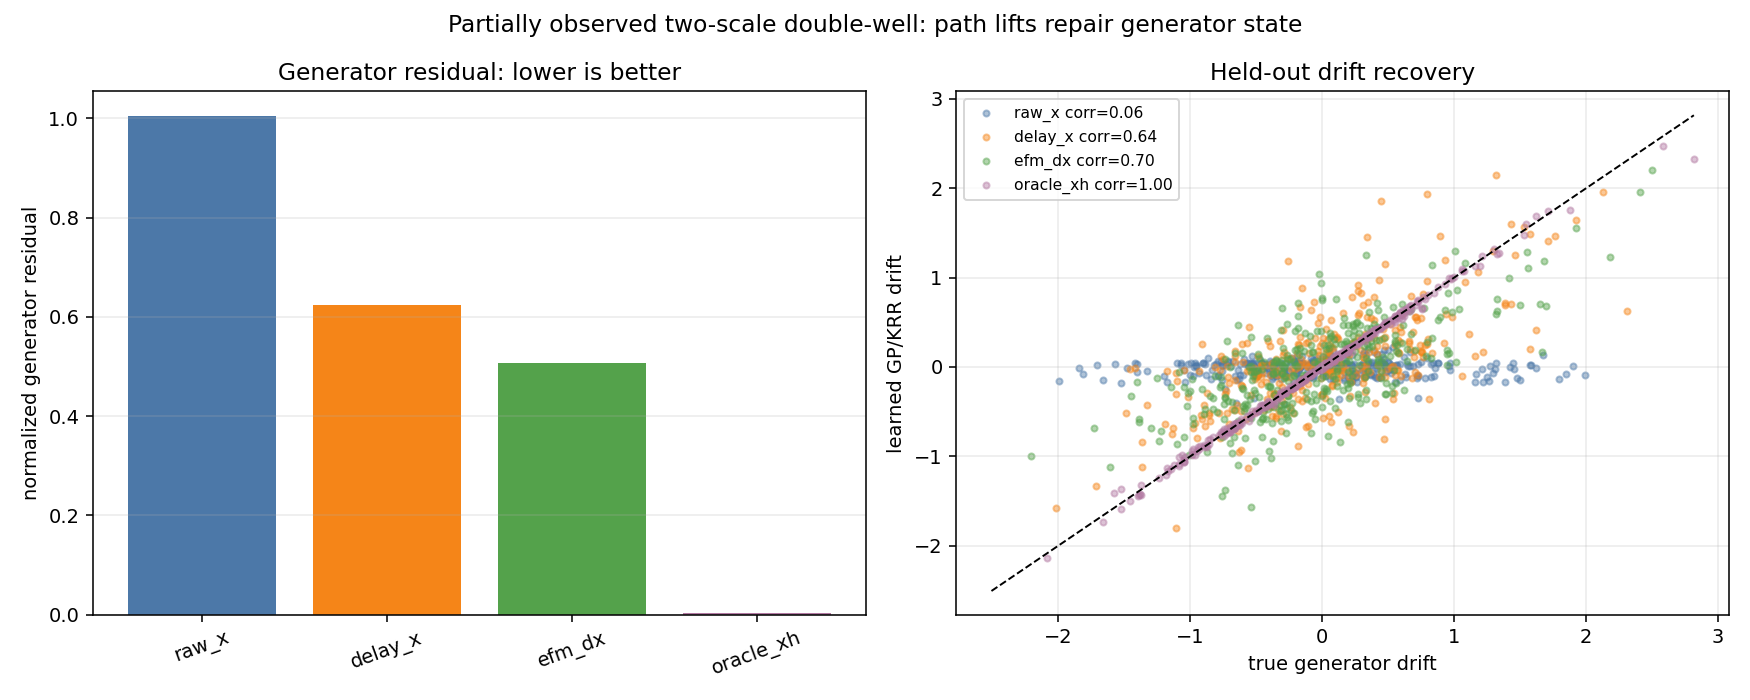

This chart was generated by the following Python code:
r"""
Science-focused POC: RKHS generator learning under partial observation.

Benchmark
---------
We observe only X_t from a two-scale double-well system:

    dX_t = (X_t - X_t^3 + beta H_t) dt + sigma_X dW_X,
    dH_t = -kappa_H H_t dt + sigma_H dW_H.

The hidden OU factor H_t makes the observed coordinate non-Markovian.  The
POC compares generator drift learning on several states:

    raw_x      : X_t only
    delay_x    : X_t plus delayed finite-difference summaries
    efm_dx     : X_t plus fading-memory transforms of dX_t
    oracle_xh  : X_t and hidden H_t

The GP/KRR head is intentionally reused from the finance residual-control
tooling (`src.control.kernel_residual_control`).  The fading-memory lift is
reused from `src.control.state_transform`.

Outputs
-------
Printed diagnostics:
    - held-out generator residual against the true drift,
    - held-out drift correlation,
    - drift recovery when the same head is trained on noisy increments,
    - hidden-factor recoverability from the representation,
    - linear Koopman implied timescales of each representation.

Saved figure:
    experiments/science_poc/two_scale_generator_poc.png
"""

from __future__ import annotations

import os
import sys
from dataclasses import dataclass
from typing import Dict, List, Sequence, Tuple

import numpy as np
import iisignature

try:
    import signatory
    import torch
except ImportError:  # pragma: no cover - exercised only outside project env
    signatory = None
    torch = None

HERE = os.path.dirname(os.path.abspath(__file__))
REPO_ROOT = os.path.abspath(os.path.join(HERE, os.pardir, os.pardir))
if REPO_ROOT not in sys.path:
    sys.path.insert(0, REPO_ROOT)

from experiments.science_poc.envs.two_scale_double_well import (
    TwoScaleDoubleWellConfig,
    simulate_two_scale_double_well,
)
from examples.proof_of_concept.signature_features import RecurrentLeadLagLogSigMap
from src.control.kernel_residual_control import (
    GPResidualModel,
    RBFKernel,
    median_heuristic_length_scale,
)
from src.control.state_transform import EFMLevel1


@dataclass(frozen=True)
class FeatureScaler:
    """Standardize feature columns using training statistics."""

    mean: np.ndarray
    scale: np.ndarray

    @staticmethod
    def fit(X: np.ndarray) -> "FeatureScaler":
        mean = np.mean(X, axis=0)
        scale = np.std(X, axis=0, ddof=1)
        scale = np.where(scale > 1e-10, scale, 1.0)
        return FeatureScaler(mean=mean, scale=scale)

    def transform(self, X: np.ndarray) -> np.ndarray:
        return (np.asarray(X, dtype=float) - self.mean) / self.scale


@dataclass
class Representation:
    """Flattened representation and aligned targets."""

    name: str
    Z: np.ndarray
    Z_next: np.ndarray
    drift_true: np.ndarray
    dX_over_dt: np.ndarray
    H: np.ndarray


@dataclass
class FitResult:
    name: str
    dim: int
    drift_rmse: float
    drift_nrmse: float
    drift_corr: float
    generator_residual: float
    noisy_fit_corr: float
    noisy_fit_residual: float
    hidden_corr: float
    hidden_rmse: float
    top_timescales: List[float]
    y_true: np.ndarray
    y_pred: np.ndarray


def _flatten_time_major(arr: np.ndarray) -> np.ndarray:
    return np.asarray(arr).reshape(-1)


def _build_delay_features(
    X: np.ndarray,
    dX: np.ndarray,
    config: TwoScaleDoubleWellConfig,
    lag_steps: int,
) -> Tuple[np.ndarray, np.ndarray]:
    """Feature [X_t, trailing slope over lag, previous trailing slope]."""

    n_paths, n_steps = X.shape
    Z = np.zeros((n_paths, n_steps, 3), dtype=float)
    csum = np.cumsum(dX, axis=1)
    for t in range(n_steps):
        t0 = max(0, t - lag_steps)
        t1 = max(0, t - 2 * lag_steps)
        recent = csum[:, t - 1] - (csum[:, t0 - 1] if t0 > 0 else 0.0) if t > 0 else 0.0
        previous = (
            csum[:, t0 - 1] - (csum[:, t1 - 1] if t1 > 0 else 0.0)
            if t0 > 0
            else 0.0
        )
        recent_denom = max((t - t0) * config.dt, config.dt)
        previous_denom = max((t0 - t1) * config.dt, config.dt)
        Z[:, t, 0] = X[:, t]
        Z[:, t, 1] = recent / recent_denom
        Z[:, t, 2] = previous / previous_denom
    return Z[:, :-1, :].reshape(-1, 3), Z[:, 1:, :].reshape(-1, 3)


def _build_delay_coordinate_features(
    X: np.ndarray,
    config: TwoScaleDoubleWellConfig,
    lag_steps: Sequence[int],
) -> Tuple[np.ndarray, np.ndarray]:
    """Standard delay-coordinate baseline [X_t, X_{t-lag_1}, ...]."""

    n_paths, n_steps = X.shape
    dim = 1 + len(lag_steps)
    Z = np.zeros((n_paths, n_steps, dim), dtype=float)
    for t in range(n_steps):
        Z[:, t, 0] = X[:, t]
        for j, lag in enumerate(lag_steps, start=1):
            Z[:, t, j] = X[:, max(0, t - int(lag))]
    return Z[:, :-1, :].reshape(-1, dim), Z[:, 1:, :].reshape(-1, dim)


def _level2_bracket(a: np.ndarray, b: np.ndarray) -> np.ndarray:
    """Antisymmetric level-2 bracket for vectors in lead-lag space."""

    d = a.size
    out = np.zeros(d * (d - 1) // 2, dtype=float)
    idx = 0
    for i in range(d):
        for j in range(i + 1, d):
            out[idx] = a[i] * b[j] - a[j] * b[i]
            idx += 1
    return out


def _leadlag_window_from_snapshots(
    l1_past: np.ndarray,
    l2_past: np.ndarray,
    l1_now: np.ndarray,
    l2_now: np.ndarray,
) -> Tuple[np.ndarray, np.ndarray]:
    r"""Recover a level-2 log-signature window by Chen/BCH inversion."""

    l1_win = l1_now - l1_past
    l2_win = l2_now - l2_past - 0.5 * _level2_bracket(l1_past, l1_win)
    return l1_win, l2_win


def _build_leadlag_signature_features(
    X: np.ndarray,
    dX: np.ndarray,
    config: TwoScaleDoubleWellConfig,
    window_steps: Sequence[int],
) -> Tuple[np.ndarray, np.ndarray]:
    r"""Rolling lead-lag level-2 log-signatures of observed increments.

    Input stream is `(dt, dX_t)`.  Feature at time `t` uses only increments
    before `dX_t`, so it can fairly predict the next observed increment.
    """

    n_paths, n_steps = X.shape
    sig = RecurrentLeadLagLogSigMap(state_dim=2, level=2, forgetting_factor=1.0)
    dim_l1 = sig.dim_l1
    dim_l2 = sig.dim_l2
    per_window_dim = dim_l1 + dim_l2
    # First column is always current X_t because the fair benchmark uses it
    # for transition diagnostics.  Each window then adds its initial endpoint
    # X_{t-m} plus the lead-lag log-signature over that window.
    feat_dim = 1 + len(window_steps) * (1 + per_window_dim)
    Z = np.zeros((n_paths, n_steps, feat_dim), dtype=float)

    # Pair ordering in 4D lead-lag space for input (time, x):
    # (0,1),(0,2),(0,3),(1,2),(1,3),(2,3).  The observed-increment QV
    # channel is (x_lead, x_lag) = (1,3), index 4.
    qv_idx = 4

    for p in range(n_paths):
        state = RecurrentLeadLagLogSigMap(state_dim=2, level=2, forgetting_factor=1.0)
        l1_snap = np.zeros((n_steps + 1, dim_l1), dtype=float)
        l2_snap = np.zeros((n_steps + 1, dim_l2), dtype=float)
        for t in range(n_steps):
            state.update(np.array([config.dt, float(dX[p, t])]))
            l1_snap[t + 1] = state.l1
            l2_snap[t + 1] = state.l2

        for t in range(n_steps):
            Z[p, t, 0] = X[p, t]
            offset = 1
            for w in window_steps:
                past = max(0, t - int(w))
                l1_win, l2_win = _leadlag_window_from_snapshots(
                    l1_snap[past], l2_snap[past], l1_snap[t], l2_snap[t],
                )
                scale = max(float(t - past) * config.dt, config.dt)
                l1_feat = l1_win / scale
                l2_feat = l2_win / scale
                # Put QV on variance-rate scale: 2*A / elapsed time.
                l2_feat = l2_feat.copy()
                l2_feat[qv_idx] = 2.0 * l2_win[qv_idx] / scale
                block = np.concatenate([l1_feat, l2_feat])
                Z[p, t, offset] = X[p, past]
                Z[p, t, offset + 1: offset + 1 + per_window_dim] = block
                offset += 1 + per_window_dim

    return Z[:, :-1, :].reshape(-1, feat_dim), Z[:, 1:, :].reshape(-1, feat_dim)


def _build_leadlag_signature_summary_features(
    X: np.ndarray,
    dX: np.ndarray,
    config: TwoScaleDoubleWellConfig,
    window_steps: Sequence[int],
) -> Tuple[np.ndarray, np.ndarray]:
    r"""Low-dimensional semantic lead-lag signature features.

    This mirrors the finance filters' successful pattern: use the signature to
    expose stable semantic channels instead of throwing the full coordinate set
    at a small-data regression.  Per window we keep:

    - initial endpoint `X_{t-m}`;
    - displacement rate from level-1 ret lead;
    - QV rate from `2 * A(x_lead, x_lag) / elapsed`.
    """

    n_paths, n_steps = X.shape
    sig = RecurrentLeadLagLogSigMap(state_dim=2, level=2, forgetting_factor=1.0)
    dim_l1 = sig.dim_l1
    dim_l2 = sig.dim_l2
    feat_dim = 1 + len(window_steps) * 3
    qv_idx = 4
    ret_lead_idx = 1
    Z = np.zeros((n_paths, n_steps, feat_dim), dtype=float)

    for p in range(n_paths):
        state = RecurrentLeadLagLogSigMap(state_dim=2, level=2, forgetting_factor=1.0)
        l1_snap = np.zeros((n_steps + 1, dim_l1), dtype=float)
        l2_snap = np.zeros((n_steps + 1, dim_l2), dtype=float)
        for t in range(n_steps):
            state.update(np.array([config.dt, float(dX[p, t])]))
            l1_snap[t + 1] = state.l1
            l2_snap[t + 1] = state.l2

        for t in range(n_steps):
            Z[p, t, 0] = X[p, t]
            offset = 1
            for w in window_steps:
                past = max(0, t - int(w))
                l1_win, l2_win = _leadlag_window_from_snapshots(
                    l1_snap[past], l2_snap[past], l1_snap[t], l2_snap[t],
                )
                scale = max(float(t - past) * config.dt, config.dt)
                Z[p, t, offset] = X[p, past]
                Z[p, t, offset + 1] = l1_win[ret_lead_idx] / scale
                Z[p, t, offset + 2] = 2.0 * l2_win[qv_idx] / scale
                offset += 3

    return Z[:, :-1, :].reshape(-1, feat_dim), Z[:, 1:, :].reshape(-1, feat_dim)


def _build_leadlag_signature_summary_l3_features(
    X: np.ndarray,
    dX: np.ndarray,
    config: TwoScaleDoubleWellConfig,
    window_steps: Sequence[int],
) -> Tuple[np.ndarray, np.ndarray]:
    r"""Anchored semantic level-3 path-summary features.

    This is deliberately not a full level-3 log-signature dump.  It extends
    the compact lead-lag summary with stable third-order channels:

    - cubic variation rate, `sum dX^3 / elapsed`;
    - time-ordered QV slope, showing whether roughness is early or late;
    - displacement-weighted QV, an `integral path_position d[X]`-type
      third-order interaction.
    """

    n_paths, n_steps = X.shape
    per_window_dim = 6
    feat_dim = 1 + len(window_steps) * per_window_dim
    Z = np.zeros((n_paths, n_steps, feat_dim), dtype=float)

    for p in range(n_paths):
        for t in range(n_steps):
            Z[p, t, 0] = X[p, t]
            offset = 1
            for w in window_steps:
                past = max(0, t - int(w))
                dx_win = dX[p, past:t]
                elapsed = max(float(t - past) * config.dt, config.dt)
                if dx_win.size == 0:
                    disp_rate = qv_rate = cubic_rate = qv_slope = disp_qv = 0.0
                else:
                    disp = np.cumsum(dx_win)
                    disp_prev = np.concatenate([[0.0], disp[:-1]])
                    qv = dx_win * dx_win
                    centered_time = (
                        np.linspace(-0.5, 0.5, dx_win.size)
                        if dx_win.size > 1
                        else np.array([0.0])
                    )
                    disp_rate = float(np.sum(dx_win) / elapsed)
                    qv_rate = float(np.sum(qv) / elapsed)
                    cubic_rate = float(np.sum(dx_win ** 3) / elapsed)
                    qv_slope = float(np.sum(centered_time * qv) / elapsed)
                    disp_qv = float(np.sum(disp_prev * qv) / elapsed)

                Z[p, t, offset] = X[p, past]
                Z[p, t, offset + 1] = disp_rate
                Z[p, t, offset + 2] = qv_rate
                Z[p, t, offset + 3] = cubic_rate
                Z[p, t, offset + 4] = qv_slope
                Z[p, t, offset + 5] = disp_qv
                offset += per_window_dim

    return Z[:, :-1, :].reshape(-1, feat_dim), Z[:, 1:, :].reshape(-1, feat_dim)


def _leadlag_paths_from_increment_arrays(increments: np.ndarray) -> np.ndarray:
    """Build lead-then-lag paths from batched `(dt, observed increment)` arrays."""

    increments = np.asarray(increments, dtype=float)
    if increments.ndim != 3 or increments.shape[2] != 2:
        raise ValueError("increments must have shape (batch, steps, 2)")

    path = np.concatenate(
        [
            np.zeros((increments.shape[0], 1, 2), dtype=float),
            np.cumsum(increments, axis=1),
        ],
        axis=1,
    )
    repeated = np.repeat(path, 2, axis=1)
    lead = repeated[:, 1:, :]
    lag = repeated[:, :-1, :]
    return np.concatenate([lead, lag], axis=2)


def _leadlag_path_from_increment_window(dx_win: np.ndarray, dt: float) -> np.ndarray:
    """Build the lead-then-lag path for a `(time, observed increment)` window."""

    dx_win = np.asarray(dx_win, dtype=float)
    increments = np.zeros((1, dx_win.size, 2), dtype=float)
    increments[0, :, 0] = float(dt)
    increments[0, :, 1] = dx_win
    return _leadlag_paths_from_increment_arrays(increments)[0]


def _logsignature_batch(paths: np.ndarray, depth: int) -> np.ndarray:
    """Compute log-signatures with signatory when available, else iisignature."""

    paths = np.asarray(paths, dtype=float)
    if paths.shape[0] == 0:
        dim = iisignature.logsiglength(paths.shape[2], depth)
        return np.zeros((0, dim), dtype=float)

    if signatory is not None and torch is not None:
        path_tensor = torch.as_tensor(paths, dtype=torch.float64)
        with torch.no_grad():
            logsig = signatory.logsignature(path_tensor, depth, mode="brackets")
        return logsig.detach().cpu().numpy()

    prep = iisignature.prepare(paths.shape[2], depth)
    return np.vstack([iisignature.logsig(path, prep) for path in paths])


def _logsignature_stream(paths: np.ndarray, depth: int) -> np.ndarray:
    """Compute prefix log-signatures for every non-initial path point."""

    paths = np.asarray(paths, dtype=float)
    if signatory is not None and torch is not None:
        path_tensor = torch.as_tensor(paths, dtype=torch.float64)
        with torch.no_grad():
            logsig = signatory.logsignature(
                path_tensor, depth, stream=True, mode="brackets",
            )
        return logsig.detach().cpu().numpy()

    prep = iisignature.prepare(paths.shape[2], depth)
    out = np.zeros(
        (paths.shape[0], paths.shape[1] - 1, iisignature.logsiglength(paths.shape[2], depth)),
        dtype=float,
    )
    for p, path in enumerate(paths):
        for t in range(1, path.shape[0]):
            out[p, t - 1] = iisignature.logsig(path[: t + 1], prep)
    return out


def _build_rolling_leadlag_logsig_l3_features(
    X: np.ndarray,
    dX: np.ndarray,
    config: TwoScaleDoubleWellConfig,
    window_steps: Sequence[int],
) -> Tuple[np.ndarray, np.ndarray]:
    r"""True rolling level-3 lead-lag log-signatures via `signatory`.

    Feature at time `t` uses only increments before `dX_t`.  We include
    observable endpoint anchors because signatures of increments are
    translation-invariant by construction.
    """

    n_paths, n_steps = X.shape
    sig_dim = iisignature.logsiglength(4, 3)
    feat_dim = 1 + len(window_steps) * (1 + sig_dim)
    Z = np.zeros((n_paths * n_steps, feat_dim), dtype=float)
    Z[:, 0] = X.reshape(-1)

    offset = 1
    for w in window_steps:
        increments = np.zeros((n_paths * n_steps, int(w), 2), dtype=float)
        anchors = np.zeros(n_paths * n_steps, dtype=float)
        row = 0
        for p in range(n_paths):
            for t in range(n_steps):
                k = min(int(w), t)
                past = t - k
                anchors[row] = X[p, past]
                if k > 0:
                    increments[row, int(w) - k :, 0] = config.dt
                    increments[row, int(w) - k :, 1] = dX[p, past:t]
                row += 1
        logsigs = _logsignature_batch(_leadlag_paths_from_increment_arrays(increments), depth=3)
        Z[:, offset] = anchors
        Z[:, offset + 1: offset + 1 + sig_dim] = logsigs
        offset += 1 + sig_dim

    Z = Z.reshape(n_paths, n_steps, feat_dim)
    return Z[:, :-1, :].reshape(-1, feat_dim), Z[:, 1:, :].reshape(-1, feat_dim)


def _build_cumulative_leadlag_logsig_l3_features(
    X: np.ndarray,
    dX: np.ndarray,
    config: TwoScaleDoubleWellConfig,
) -> Tuple[np.ndarray, np.ndarray]:
    r"""True cumulative level-3 lead-lag log-signatures via `signatory`."""

    n_paths, n_steps = X.shape
    sig_dim = iisignature.logsiglength(4, 3)
    feat_dim = 2 + sig_dim
    Z = np.zeros((n_paths, n_steps, feat_dim), dtype=float)
    Z[:, :, 0] = X
    Z[:, :, 1] = X[:, [0]]

    increments = np.zeros((n_paths, n_steps, 2), dtype=float)
    increments[:, :, 0] = config.dt
    increments[:, :, 1] = dX
    stream = _logsignature_stream(_leadlag_paths_from_increment_arrays(increments), depth=3)

    for t in range(1, n_steps):
        # signatory stream output omits the initial path point.  Prefix ending
        # at lead-lag point 2*t has stream index 2*t - 1.
        Z[:, t, 2:] = stream[:, 2 * t - 1, :]

    return Z[:, :-1, :].reshape(-1, feat_dim), Z[:, 1:, :].reshape(-1, feat_dim)


def _build_cumulative_leadlag_signature_features(
    X: np.ndarray,
    dX: np.ndarray,
    config: TwoScaleDoubleWellConfig,
) -> Tuple[np.ndarray, np.ndarray]:
    r"""Cumulative lead-lag log-signature with observable endpoint anchors.

    Signature channels are increments and therefore do not carry absolute
    location by themselves.  The feature explicitly includes `(X_t, X_0)`
    before the cumulative lead-lag log-signature of `(dt, dX)`.
    """

    n_paths, n_steps = X.shape
    sig = RecurrentLeadLagLogSigMap(state_dim=2, level=2, forgetting_factor=1.0)
    sig_dim = sig.feature_dim
    feat_dim = 2 + sig_dim
    Z = np.zeros((n_paths, n_steps, feat_dim), dtype=float)

    for p in range(n_paths):
        state = RecurrentLeadLagLogSigMap(state_dim=2, level=2, forgetting_factor=1.0)
        for t in range(n_steps):
            elapsed = max(float(t) * config.dt, config.dt)
            sig_feat = state.get_features().copy()
            # Normalize cumulative signature coordinates to rates so the
            # feature scale does not grow trivially with path length.
            sig_feat[: state.dim_l1] = sig_feat[: state.dim_l1] / elapsed
            sig_feat[state.dim_l1:] = sig_feat[state.dim_l1:] / elapsed
            # QV channel in l2 index 4 gets variance-rate normalization.
            sig_feat[state.dim_l1 + 4] = 2.0 * state.l2[4] / elapsed
            # Current endpoint first; benchmark transition diagnostics assume
            # column 0 is the observed current coordinate.
            Z[p, t, 0] = X[p, t]
            Z[p, t, 1] = X[p, 0]
            Z[p, t, 2:] = sig_feat
            state.update(np.array([config.dt, float(dX[p, t])]))

    return Z[:, :-1, :].reshape(-1, feat_dim), Z[:, 1:, :].reshape(-1, feat_dim)


def leadlag_qv_sanity_check() -> float:
    """Return absolute error in `2 * A(x_lead, x_lag) = sum dx^2`."""

    increments = np.array([0.10, -0.20, 0.05, 0.30], dtype=float)
    state = RecurrentLeadLagLogSigMap(state_dim=1, level=2, forgetting_factor=1.0)
    for dx in increments:
        state.update(np.array([dx]))
    qv_from_sig = 2.0 * state.l2[0]
    qv_direct = float(np.sum(increments ** 2))
    return float(abs(qv_from_sig - qv_direct))


def _build_efm_features(
    X: np.ndarray,
    dX: np.ndarray,
    config: TwoScaleDoubleWellConfig,
    lambdas: Sequence[float],
) -> Tuple[np.ndarray, np.ndarray]:
    """Feature [X_t, lambda_1 Z_1, ..., lambda_K Z_K] from EFM(dX)."""

    n_paths, n_steps = X.shape
    dim = 1 + len(lambdas)
    Z = np.zeros((n_paths, n_steps, dim), dtype=float)
    for p in range(n_paths):
        filters = [EFMLevel1(dim=1, lam=lam, name=f"efm_{lam:g}") for lam in lambdas]
        prev_dx = 0.0
        for t in range(n_steps):
            Z[p, t, 0] = X[p, t]
            for j, (lam, filt) in enumerate(zip(lambdas, filters), start=1):
                z = filt.update(np.array([prev_dx]), config.dt)[0]
                Z[p, t, j] = lam * z
            prev_dx = float(dX[p, t])
    return Z[:, :-1, :].reshape(-1, dim), Z[:, 1:, :].reshape(-1, dim)


def build_representations(
    sim: Dict[str, np.ndarray],
    config: TwoScaleDoubleWellConfig,
) -> Dict[str, Representation]:
    X = sim["X"]
    H = sim["H"]
    dX = sim["dX"]
    drift = sim["drift_X"]

    aligned_drift = drift[:, :-1].reshape(-1)
    aligned_dXdt = (dX[:, :-1] / config.dt).reshape(-1)
    aligned_H = H[:, :-1].reshape(-1)

    raw = X[:, :-1, None].reshape(-1, 1)
    raw_next = X[:, 1:, None].reshape(-1, 1)

    lag_steps = max(2, int(round(0.25 / config.dt)))
    delay, delay_next = _build_delay_features(X, dX, config, lag_steps=lag_steps)

    delay_coord_steps = [
        max(1, int(round(tau / config.dt)))
        for tau in (0.10, 0.25, 0.50)
    ]
    delay_coords, delay_coords_next = _build_delay_coordinate_features(
        X, config, delay_coord_steps,
    )

    efm_lambdas = [0.75, config.kappa_H, 4.0]
    efm, efm_next = _build_efm_features(X, dX, config, lambdas=efm_lambdas)

    sig_windows = [10, 25, 50]
    leadlag_sig, leadlag_sig_next = _build_leadlag_signature_features(
        X, dX, config, window_steps=sig_windows,
    )
    leadlag_summary, leadlag_summary_next = _build_leadlag_signature_summary_features(
        X, dX, config, window_steps=sig_windows,
    )
    leadlag_summary_l3, leadlag_summary_l3_next = _build_leadlag_signature_summary_l3_features(
        X, dX, config, window_steps=sig_windows,
    )
    leadlag_logsig_l3, leadlag_logsig_l3_next = _build_rolling_leadlag_logsig_l3_features(
        X, dX, config, window_steps=sig_windows,
    )
    cum_leadlag_logsig_l3, cum_leadlag_logsig_l3_next = _build_cumulative_leadlag_logsig_l3_features(
        X, dX, config,
    )
    cum_leadlag_sig, cum_leadlag_sig_next = _build_cumulative_leadlag_signature_features(
        X, dX, config,
    )

    oracle = np.stack([X[:, :-1], H[:, :-1]], axis=-1).reshape(-1, 2)
    oracle_next = np.stack([X[:, 1:], H[:, 1:]], axis=-1).reshape(-1, 2)

    reps = {
        "raw_x": (raw, raw_next),
        "delay_x": (delay, delay_next),
        "delay_coords": (delay_coords, delay_coords_next),
        "efm_dx": (efm, efm_next),
        "leadlag_sig": (leadlag_sig, leadlag_sig_next),
        "leadlag_summary": (leadlag_summary, leadlag_summary_next),
        "leadlag_summary_l3": (leadlag_summary_l3, leadlag_summary_l3_next),
        "leadlag_logsig_l3": (leadlag_logsig_l3, leadlag_logsig_l3_next),
        "cum_leadlag_sig": (cum_leadlag_sig, cum_leadlag_sig_next),
        "cum_leadlag_logsig_l3": (cum_leadlag_logsig_l3, cum_leadlag_logsig_l3_next),
        "oracle_xh": (oracle, oracle_next),
    }
    return {
        name: Representation(
            name=name,
            Z=Z,
            Z_next=Z_next,
            drift_true=aligned_drift,
            dX_over_dt=aligned_dXdt,
            H=aligned_H,
        )
        for name, (Z, Z_next) in reps.items()
    }


def _subsample_indices(n: int, size: int, rng: np.random.RandomState) -> np.ndarray:
    size = min(int(size), int(n))
    return rng.choice(np.arange(n), size=size, replace=False)


def _fit_gp(
    X_train: np.ndarray,
    y_train: np.ndarray,
    alpha: float,
) -> Tuple[FeatureScaler, GPResidualModel]:
    scaler = FeatureScaler.fit(X_train)
    Xs = scaler.transform(X_train)
    ls = median_heuristic_length_scale(Xs)
    kernel = RBFKernel(length_scale=ls, amplitude_sq=1.0)
    model = GPResidualModel(kernel=kernel, alpha=alpha).fit(Xs, y_train, standardize=True)
    return scaler, model


def _safe_corr(a: np.ndarray, b: np.ndarray) -> float:
    a = np.asarray(a, dtype=float).flatten()
    b = np.asarray(b, dtype=float).flatten()
    if np.std(a) <= 1e-12 or np.std(b) <= 1e-12:
        return float("nan")
    return float(np.corrcoef(a, b)[0, 1])


def _koopman_timescales(
    Z: np.ndarray,
    Z_next: np.ndarray,
    dt: float,
    max_out: int = 3,
    ridge: float = 1e-6,
) -> List[float]:
    """Ridge linear Koopman map Z_next ~= A Z and implied timescales."""

    scaler = FeatureScaler.fit(Z)
    X = scaler.transform(Z)
    Y = scaler.transform(Z_next)
    XtX = X.T @ X + ridge * np.eye(X.shape[1])
    A_t = np.linalg.solve(XtX, X.T @ Y)
    eigvals = np.linalg.eigvals(A_t.T)
    times = []
    for eig in eigvals:
        mag = float(np.abs(eig))
        if 1e-6 < mag < 0.999999:
            tau = -dt / np.log(mag)
            if np.isfinite(tau) and tau > 0:
                times.append(float(tau))
    times.sort(reverse=True)
    return times[:max_out]


def fit_representation(
    rep: Representation,
    rng: np.random.RandomState,
    dt: float,
    train_size: int = 900,
    test_size: int = 1200,
) -> FitResult:
    n = rep.Z.shape[0]
    perm = rng.permutation(n)
    train_idx = perm[: min(train_size, n)]
    test_idx = perm[min(train_size, n): min(train_size + test_size, n)]
    if test_idx.size == 0:
        test_idx = _subsample_indices(n, test_size, rng)

    X_train = rep.Z[train_idx]
    X_test = rep.Z[test_idx]

    # Main generator diagnostic: this science benchmark has known generator
    # action on the coordinate observable f(x, h)=x.  Fitting that known action
    # isolates whether the representation contains the missing Markov state.
    scaler_drift, drift_model = _fit_gp(X_train, rep.drift_true[train_idx], alpha=0.02)
    drift_pred, _ = drift_model.posterior(scaler_drift.transform(X_test), include_noise=False)

    true_drift = rep.drift_true[test_idx]
    drift_err = drift_pred - true_drift
    drift_rmse = float(np.sqrt(np.mean(drift_err ** 2)))
    drift_scale = float(np.std(true_drift, ddof=1))
    drift_nrmse = float(drift_rmse / max(drift_scale, 1e-12))
    generator_residual = float(np.mean(drift_err ** 2) / max(np.mean(true_drift ** 2), 1e-12))

    # Secondary harder diagnostic: fit the same GP/KRR head on noisy one-step
    # increments, then score against the known drift.  This is closer to the
    # pure data-driven setting and is intentionally noisier.
    noisy_scaler, noisy_model = _fit_gp(X_train, rep.dX_over_dt[train_idx], alpha=0.20)
    noisy_pred, _ = noisy_model.posterior(noisy_scaler.transform(X_test), include_noise=False)
    noisy_err = noisy_pred - true_drift
    noisy_fit_residual = float(np.mean(noisy_err ** 2) / max(np.mean(true_drift ** 2), 1e-12))

    hidden_scaler, hidden_model = _fit_gp(X_train, rep.H[train_idx], alpha=0.05)
    hidden_pred, _ = hidden_model.posterior(hidden_scaler.transform(X_test), include_noise=False)
    hidden_true = rep.H[test_idx]
    hidden_rmse = float(np.sqrt(np.mean((hidden_pred - hidden_true) ** 2)))

    # Use a modest subsample for the linear spectral diagnostic.
    spec_idx = _subsample_indices(n, size=4000, rng=rng)
    top_times = _koopman_timescales(
        rep.Z[spec_idx], rep.Z_next[spec_idx], dt=dt, max_out=3,
    )

    return FitResult(
        name=rep.name,
        dim=rep.Z.shape[1],
        drift_rmse=drift_rmse,
        drift_nrmse=drift_nrmse,
        drift_corr=_safe_corr(drift_pred, true_drift),
        generator_residual=generator_residual,
        noisy_fit_corr=_safe_corr(noisy_pred, true_drift),
        noisy_fit_residual=noisy_fit_residual,
        hidden_corr=_safe_corr(hidden_pred, hidden_true),
        hidden_rmse=hidden_rmse,
        top_timescales=top_times,
        y_true=true_drift,
        y_pred=drift_pred,
    )


def _format_times(times: Sequence[float]) -> str:
    if not times:
        return "[]"
    return "[" + ", ".join(f"{t:.2f}" for t in times) + "]"


def print_results(results: Sequence[FitResult], config: TwoScaleDoubleWellConfig) -> None:
    print("=" * 108)
    print("TWO-SCALE DOUBLE-WELL RKHS GENERATOR POC")
    print("=" * 108)
    print(
        f"dt={config.dt} T={config.T} beta={config.beta} sigma_X={config.sigma_X} "
        f"kappa_H={config.kappa_H} hidden_timescale={config.hidden_timescale:.3f}"
    )
    print(
        "Target: recover the known generator action on f(x,h)=x from each representation."
    )
    print("Secondary column `noisy_corr` fits the same GP/KRR head on dX/dt targets.")
    print("-" * 108)
    header = (
        "rep          dim  drift_corr  drift_nrmse  gen_resid  noisy_corr  "
        "hidden_corr  hidden_rmse  koopman_times"
    )
    print(header)
    print("-" * len(header))
    for r in results:
        print(
            f"{r.name:12s} {r.dim:3d}  {r.drift_corr:+10.3f}  {r.drift_nrmse:11.3f}  "
            f"{r.generator_residual:9.3f}  {r.noisy_fit_corr:+10.3f}  "
            f"{r.hidden_corr:+11.3f}  {r.hidden_rmse:11.3f}  "
            f"{_format_times(r.top_timescales)}"
        )
    print("-" * 108)
    raw = next(r for r in results if r.name == "raw_x")
    for r in results:
        if r.name == "raw_x":
            continue
        gain = raw.generator_residual / max(r.generator_residual, 1e-12)
        print(f"generator residual improvement raw_x / {r.name}: {gain:.2f}x")


def plot_results(results: Sequence[FitResult], out_path: str) -> None:
    import matplotlib

    matplotlib.use("Agg")
    import matplotlib.pyplot as plt

    fig, axes = plt.subplots(1, 2, figsize=(12.5, 5.0))

    ax = axes[0]
    names = [r.name for r in results]
    vals = [r.generator_residual for r in results]
    colors = ["#4C78A8", "#F58518", "#54A24B", "#B279A2"]
    ax.bar(names, vals, color=colors[: len(names)])
    ax.set_ylabel("normalized generator residual")
    ax.set_title("Generator residual: lower is better")
    ax.grid(axis="y", alpha=0.25)
    ax.tick_params(axis="x", rotation=20)

    ax = axes[1]
    for r, color in zip(results, colors):
        idx = np.linspace(0, r.y_true.size - 1, min(350, r.y_true.size)).astype(int)
        ax.scatter(
            r.y_true[idx],
            r.y_pred[idx],
            s=10,
            alpha=0.45,
            label=f"{r.name} corr={r.drift_corr:.2f}",
            color=color,
        )
    lo = min(float(np.min(r.y_true)) for r in results)
    hi = max(float(np.max(r.y_true)) for r in results)
    ax.plot([lo, hi], [lo, hi], "k--", lw=1.0)
    ax.set_xlabel("true generator drift")
    ax.set_ylabel("learned GP/KRR drift")
    ax.set_title("Held-out drift recovery")
    ax.grid(alpha=0.25)
    ax.legend(fontsize=8)

    fig.suptitle("Partially observed two-scale double-well: path lifts repair generator state")
    fig.tight_layout()
    fig.savefig(out_path, dpi=140)
    plt.close(fig)


def main() -> None:
    config = TwoScaleDoubleWellConfig()
    sim = simulate_two_scale_double_well(config, n_paths=28, seed=20260516)
    reps = build_representations(sim, config)
    rng = np.random.RandomState(20260517)
    order = ["raw_x", "delay_x", "efm_dx", "oracle_xh"]
    results = [fit_representation(reps[name], rng=rng, dt=config.dt) for name in order]
    print_results(results, config)
    out_path = os.path.join(HERE, "two_scale_generator_poc.png")
    plot_results(results, out_path)
    print()
    print(f"Saved figure: {out_path}")


if __name__ == "__main__":
    main()
